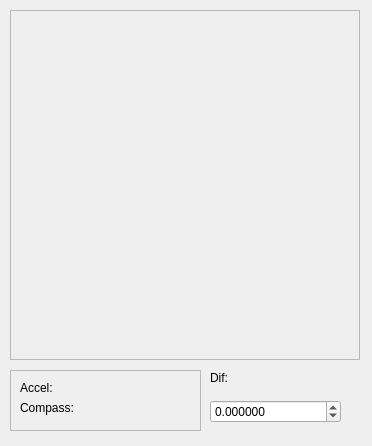
<?xml version="1.0" encoding="UTF-8"?>
<ui version="4.0">
 <class>Com_Accel</class>
 <widget class="QWidget" name="Com_Accel">
  <property name="geometry">
   <rect>
    <x>0</x>
    <y>0</y>
    <width>372</width>
    <height>446</height>
   </rect>
  </property>
  <property name="windowTitle">
   <string>Form</string>
  </property>
  <widget class="QFrame" name="frame">
   <property name="geometry">
    <rect>
     <x>10</x>
     <y>10</y>
     <width>350</width>
     <height>350</height>
    </rect>
   </property>
   <property name="frameShape">
    <enum>QFrame::StyledPanel</enum>
   </property>
   <property name="frameShadow">
    <enum>QFrame::Raised</enum>
   </property>
  </widget>
  <widget class="QFrame" name="frame_2">
   <property name="geometry">
    <rect>
     <x>10</x>
     <y>370</y>
     <width>191</width>
     <height>61</height>
    </rect>
   </property>
   <property name="frameShape">
    <enum>QFrame::StyledPanel</enum>
   </property>
   <property name="frameShadow">
    <enum>QFrame::Raised</enum>
   </property>
   <widget class="QLabel" name="Compas_V">
    <property name="geometry">
     <rect>
      <x>90</x>
      <y>30</y>
      <width>71</width>
      <height>16</height>
     </rect>
    </property>
    <property name="font">
     <font>
      <weight>75</weight>
      <bold>true</bold>
     </font>
    </property>
    <property name="text">
     <string/>
    </property>
   </widget>
   <widget class="QLabel" name="Accel_V">
    <property name="geometry">
     <rect>
      <x>90</x>
      <y>10</y>
      <width>71</width>
      <height>16</height>
     </rect>
    </property>
    <property name="font">
     <font>
      <weight>75</weight>
      <bold>true</bold>
     </font>
    </property>
    <property name="text">
     <string/>
    </property>
   </widget>
   <widget class="QLabel" name="label">
    <property name="geometry">
     <rect>
      <x>10</x>
      <y>10</y>
      <width>71</width>
      <height>16</height>
     </rect>
    </property>
    <property name="text">
     <string>Accel:</string>
    </property>
   </widget>
   <widget class="QLabel" name="label_2">
    <property name="geometry">
     <rect>
      <x>10</x>
      <y>30</y>
      <width>71</width>
      <height>16</height>
     </rect>
    </property>
    <property name="text">
     <string>Compass:</string>
    </property>
   </widget>
  </widget>
  <widget class="QLabel" name="label_3">
   <property name="geometry">
    <rect>
     <x>210</x>
     <y>370</y>
     <width>31</width>
     <height>16</height>
    </rect>
   </property>
   <property name="text">
    <string>Dif:</string>
   </property>
  </widget>
  <widget class="QLabel" name="Dif">
   <property name="geometry">
    <rect>
     <x>240</x>
     <y>370</y>
     <width>111</width>
     <height>16</height>
    </rect>
   </property>
   <property name="font">
    <font>
     <weight>75</weight>
     <bold>true</bold>
    </font>
   </property>
   <property name="text">
    <string/>
   </property>
  </widget>
  <widget class="QDoubleSpinBox" name="DIF_Spin">
   <property name="geometry">
    <rect>
     <x>210</x>
     <y>400</y>
     <width>131</width>
     <height>23</height>
    </rect>
   </property>
   <property name="decimals">
    <number>6</number>
   </property>
   <property name="minimum">
    <double>-99.000000000000000</double>
   </property>
  </widget>
 </widget>
 <resources/>
 <connections/>
</ui>
